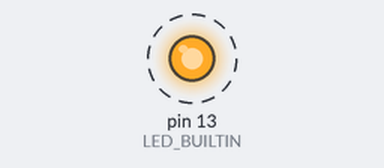
The sketch below on a simulated Arduino Mega 2560, built with avr-gcc and run on an emulated ATmega2560. On the bench: output pins drawn as LEDs (lit = HIGH). Dashed ring = blinking. The modem accepts every AT command (registered, SIM ready, sends succeed) and sends nothing else.

Above: at 2.0 s.
Timing chart, 0 to 6.1 s (numbered marks = the images above):
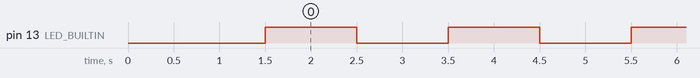

The sketch:

setuphc02.ino
```cpp
void setup() {
  // put your setup code here, to run once:
  delay(500);
  Serial2.begin(115200);  //9600
  delay(500);
  Serial2.print("AT+NAMEJingWei");  //do not use \r\n
  delay(500);
  Serial2.println("AT+BAUD8");  //8 refer to 115200
  pinMode(LED_BUILTIN, OUTPUT);
}

void loop() {
  // put your main code here, to run repeatedly:
  Serial.print("ok...\n");
  digitalWrite(LED_BUILTIN, HIGH);   // turn the LED on (HIGH is the voltage level)
  delay(1000);                       // wait for a second
  digitalWrite(LED_BUILTIN, LOW);    // turn the LED off by making the voltage LOW
  delay(1000);
}
```

Measured:
- by itself, pin 13 (LED_BUILTIN): alternates HIGH for 1.0 s and LOW for 1.0 s
